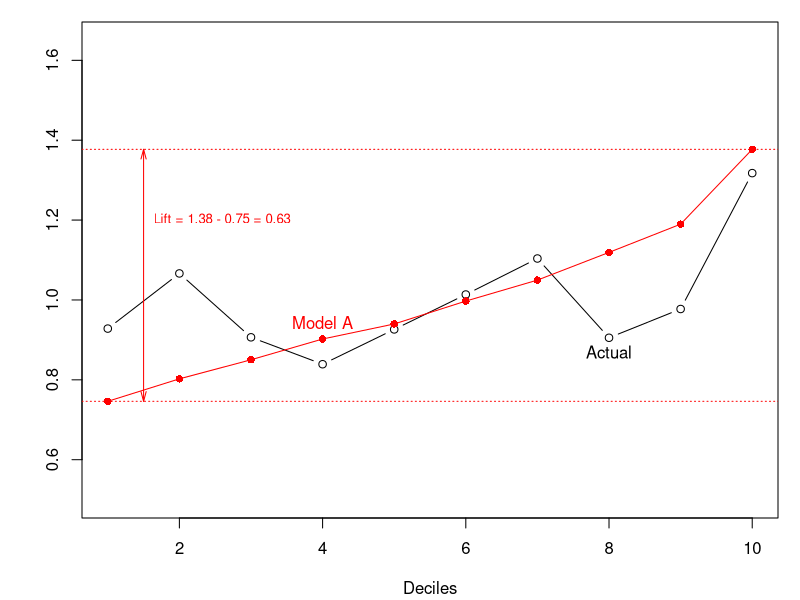
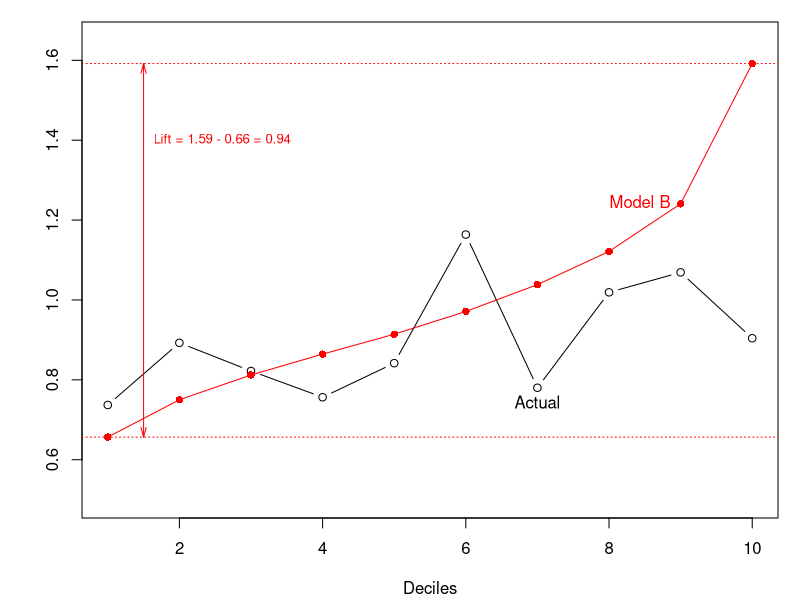
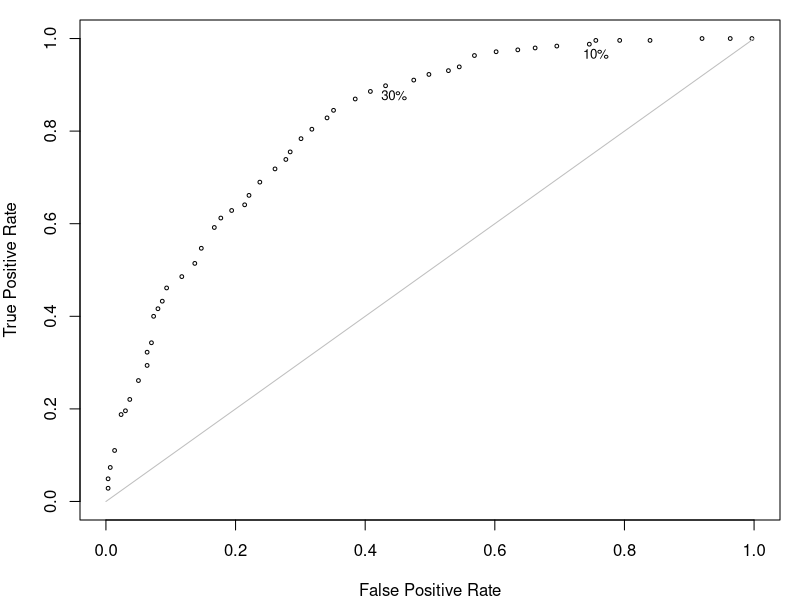

These charts were generated, in order, by the following R code:

# Using the car.csv data from the book
# Generalized Linear Models for Insurance Data
# by Piet de Jong and Gillian Heller
# http://www.acst.mq.edu.au/GLMsforInsuranceData/
#
dta <- read.csv("data/car.csv")
dta <- dta[,1:10]
dta$veh_age <- as.factor(dta$veh_age)
dta$agecat <- as.factor(dta$agecat)
# separate all records with positive claims cost
idx <- dta$claimcst0 > 0
dtb <- dta[idx,]
dtb$obs <- 1:(dim(dtb)[1]) #adding row number
rm(idx, dta)
# add random numbers and split data into training and holdout
set.seed(189763)
dtb$rnd <- runif(dim(dtb)[1])
idx <- dtb$rnd < 0.6
dt.train <- dtb[idx,]
dt.holdout <- dtb[!idx,]
rm(idx, dtb)
#
# Fit a simple gamma GLM with two predictors
# This will be our current base model
#
fit.base <- glm(claimcst0 ~ area + veh_age, data = dt.train,
                family = Gamma(link = "log"))
dt.holdout$base <- predict(fit.base, newdata = dt.holdout, type = "response")
#
# Fit a "superior" model by including a new variable
# Store our model predictions in the dataset
#
fit.A <- glm(claimcst0 ~ area + veh_age + gender, data = dt.train,
             family = Gamma(link = "log"))
dt.holdout$mod.A <- predict(fit.A, newdata = dt.holdout, type = "response")
#
# Calculate bins of equal exposure based on sorting
# by model A predictions
#
set.seed(13472)
ord <- order(dt.holdout$mod.A, runif(length(dt.holdout$mod.A))) #second random vector breaks ties in first vector. returns row numbers
dt.holdout <- dt.holdout[ord,] #sort
cum.expo <- cumsum(dt.holdout$exposure)
total.exposure <- sum(dt.holdout$exposure)
bks <- c(0, 1:9 * total.exposure/10, 10.2 * total.exposure/10)
dt.holdout$bin.A <- cut(cum.expo, breaks = bks, labels = 1:10)
dt.holdout <- dt.holdout[order(dt.holdout$obs),]

rm(ord, cum.expo, total.exposure, bks)
# Check that summing exposure by bin number gives about
# equal exposure in each bin
tapply(dt.holdout$exposure, dt.holdout$bin.A, sum)
#
# Now let's calculate the lift that the new model provides
# compared to the current base model using deciles
#
avg.mod.A <- tapply(dt.holdout$mod.A,dt.holdout$bin.A, mean) / mean(dt.holdout$mod.A)
avg.actual <- tapply(dt.holdout$claimcst0,
                     dt.holdout$bin.A, mean)/mean(dt.holdout$mod.A)
#I think above line is an error. emailed CAS. should be this: 
avg.actual <- tapply(dt.holdout$claimcst0,
                     dt.holdout$bin.A, mean)/mean(dt.holdout$claimcst0)

par(mar = c(4,4,1,1)+0.1)
lim = c(0.5, 1.65)
plot(x = 1:10, y = avg.actual, type = "b", ylim = lim,
     xlab = "Deciles", ylab = "")
points(x = 1:10, y = avg.mod.A, pch = 16, col = "red")
lines(x = 1:10, y = avg.mod.A, col = "red")
text(x = 8, y = avg.actual[8], labels = "Actual", pos = 1)
text(x = 4, y = avg.mod.A[4], labels = "Model A", pos = 3, col = "red")
abline(h = avg.mod.A[c(1,10)], lty = 3, col = "red")
arrows(x0 = 1.5, y0 = avg.mod.A[1], x1 = 1.5, y1 = avg.mod.A[10],
       code = 3, col = "red", angle = 15, length = 0.1)
text(x = 1.5, y = 1.2,
     labels = paste(c("Lift = ",
                      round(avg.mod.A[10],2), " - ",
                      round(avg.mod.A[1],2), " = ",
                      round(diff(avg.mod.A[c(1,10)]),2)),
                    collapse = ""),
     pos = 4, cex = 0.8, col = "red")
rm(avg.mod.A, avg.actual, lim)
#
# Fit a complete model by including all variables
#
fit.B <- glm(claimcst0 ~ area + veh_age + gender + agecat +
               veh_value + veh_body,
             data = dt.train, family = Gamma(link = "log"))
dt.holdout$mod.B <- predict(fit.B, newdata = dt.holdout, type = "response")
#
# Calculate bins of equal exposure based on sorting
# by model B predictions
#
set.seed(13472)
ord <- order(dt.holdout$mod.B, runif(length(dt.holdout$mod.B)))
dt.holdout <- dt.holdout[ord,]
cum.expo <- cumsum(dt.holdout$exposure)
total.exposure <- sum(dt.holdout$exposure)
bks <- c(0, 1:9 * total.exposure/10, 10.2 * total.exposure/10)

dt.holdout$bin.B <- cut(cum.expo, breaks = bks, labels = 1:10)
dt.holdout <- dt.holdout[order(dt.holdout$obs),]
rm(ord, cum.expo, total.exposure, bks)
# Check that summing exposure by bin number gives about
# equal exposure in each bin
tapply(dt.holdout$exposure, dt.holdout$bin.B, sum)
#
# Now let's calculate the lift that the new model provides
# compared to the current base model using deciles
#
avg.mod.B <- tapply(dt.holdout$mod.B,
                    dt.holdout$bin.B, mean)/mean(dt.holdout$mod.B)
avg.actual <- tapply(dt.holdout$claimcst0,
                     dt.holdout$bin.B, mean)/mean(dt.holdout$mod.B)
par(mar = c(4,4,1,1)+0.1)
lim = c(0.5, 1.65)
plot(x = 1:10, y = avg.actual, type = "b", ylim = lim,
     xlab = "Deciles", ylab = "")
points(x = 1:10, y = avg.mod.B, pch = 16, col = "red")
lines(x = 1:10, y = avg.mod.B, col = "red")
text(x = 7, y = avg.actual[7], labels = "Actual", pos = 1)
text(x = 9, y = avg.mod.B[9], labels = "Model B", pos = 2, col = "red")
abline(h = avg.mod.B[c(1,10)], lty = 3, col = "red")
arrows(x0 = 1.5, y0 = avg.mod.B[1], x1 = 1.5, y1 = avg.mod.B[10],
       code = 3, col = "red", angle = 15, length = 0.1)
text(x = 1.5, y = 1.4,
     labels = paste(c("Lift = ",
                      round(avg.mod.B[10],2), " - ",
                      round(avg.mod.B[1],2), " = ",
                      round(diff(avg.mod.B[c(1,10)]),2)),
                    collapse = ""),
     pos = 4, cex = 0.8, col = "red")
rm(avg.mod.B, avg.actual, lim)



#double lift


#ROC

library(foreign)
library(rms)
# Set to TRUE to generate the graph as a JPEG file
generate.file <- FALSE
#
# Using the testicular cancer (t821.sav) data from the book
# Clinical Prediction Models
# by Ewout W. Steyerberg
# http://www.clinicalpredictionmodels.org/
#
tmp <- read.spss("data/t821.sav", to.data.frame = TRUE)
# The data t821.sav is in SPSS format and reading it will
# throw a warning message about undeclared levels in the
# HOSP variable. Please ignore it as we are not using
# this variable for this example.
n544 <- tmp[tmp$STUDY == "development",]
#
# Set the vector Y to Yes or No depending
# on whether the patient has benign tissue
#
Y <- rep("No", 544)
Y[n544$NEC == 1] <- "Yes"
Y <- as.factor(Y)
full <- lrm(NEC ~ TER + PREAFP + PREHCG + SQPOST + REDUC10,
            data = n544,
            x = TRUE,
            y = TRUE)
probs <- predict(full, type = "fitted.ind")
thresholds <- seq(0.005, 0.93, length = 50)
N <- length(thresholds)
TPR <- numeric(N) # true positive rates
FPR <- numeric(N) # false positive rates
for(i in 1:N){
        mod.pred <- rep("N", 544)
        mod.pred[probs > thresholds[i]] <- "Y"
        tb <- table(mod.pred, Y)[2:1,2:1] #confusion matrix
        TPR[i] <- tb[1,1] / (tb[1,1]+tb[2,1])
        FPR[i] <- tb[1,2] / (tb[1,2]+tb[2,2])
}
if(generate.file)
        jpeg(filename = "roc-example.jpeg", width = 640, height = 380)
op <- par(mar = c(4,4,1,1))
plot(x = FPR, y = TPR,
     type = "p", pch = 1, cex = 0.5,
     xlim = c(0,1), ylim = c(0,1),
     ylab = "True Positive Rate", xlab = "False Positive Rate")
lines(x = c(0,1), y = c(0,1), col = "gray")
text(y = 0.996, x = 0.756, label = "10%", cex = 0.8, pos = 1)
text(y = 0.906, x = 0.445, label = "30%", cex = 0.8, pos = 1)
if(generate.file) dev.off()
#
# Calculate an approximation to the
# area under the curve (AUC) using
# mid-point as the height of the
# approximating rectangles
#
FPR <- rev(FPR)
TPR <- rev(TPR)
rect.base <- (FPR[-1] - FPR[-length(FPR)])
AUC <- (sum(rect.base * TPR[-1]) + sum(rect.base * TPR[-length(TPR)]))/2
